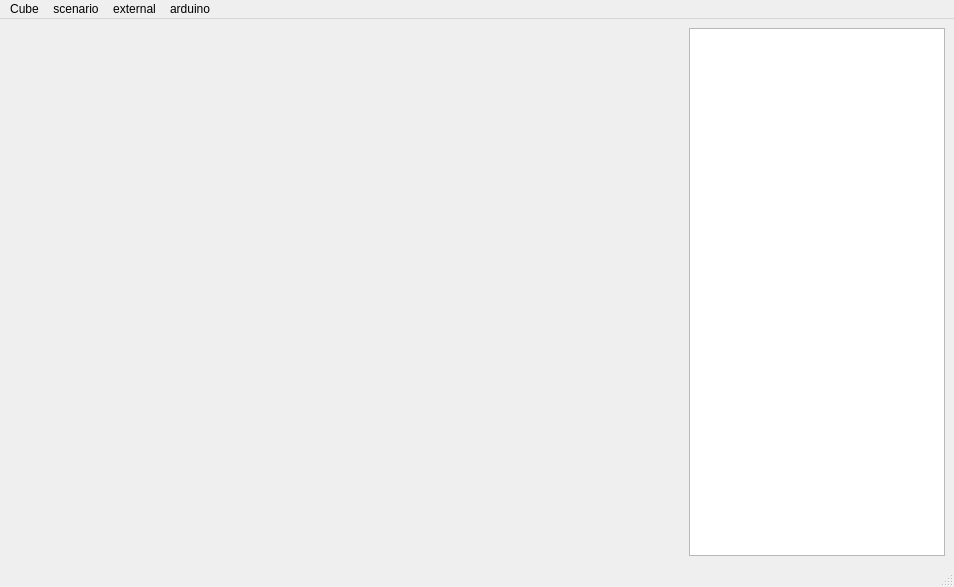
<?xml version="1.0" encoding="UTF-8"?>
<ui version="4.0">
 <class>ledCube</class>
 <widget class="QMainWindow" name="ledCube">
  <property name="geometry">
   <rect>
    <x>0</x>
    <y>0</y>
    <width>954</width>
    <height>587</height>
   </rect>
  </property>
  <property name="windowTitle">
   <string>MainWindow</string>
  </property>
  <widget class="QWidget" name="centralwidget">
   <layout class="QHBoxLayout" name="horizontalLayout">
    <item>
     <widget class="LedsSimulator" name="wdgLedCube" native="true">
      <property name="sizePolicy">
       <sizepolicy hsizetype="MinimumExpanding" vsizetype="MinimumExpanding">
        <horstretch>1</horstretch>
        <verstretch>0</verstretch>
       </sizepolicy>
      </property>
     </widget>
    </item>
    <item>
     <widget class="QTextEdit" name="arduinoOutput"/>
    </item>
   </layout>
  </widget>
  <widget class="QMenuBar" name="menubar">
   <property name="geometry">
    <rect>
     <x>0</x>
     <y>0</y>
     <width>954</width>
     <height>18</height>
    </rect>
   </property>
   <widget class="QMenu" name="menuCube">
    <property name="title">
     <string>Cube</string>
    </property>
    <addaction name="actionConfigure"/>
   </widget>
   <widget class="QMenu" name="menuScenario">
    <property name="title">
     <string>scenario</string>
    </property>
    <widget class="QMenu" name="menuNew">
     <property name="title">
      <string>new</string>
     </property>
     <widget class="QMenu" name="menuPredefined">
      <property name="title">
       <string>predefined</string>
      </property>
      <addaction name="actionMoving_plane"/>
      <addaction name="actionWaves"/>
      <addaction name="actionSquare_random_suspended"/>
      <addaction name="actionRandom"/>
     </widget>
     <addaction name="menuPredefined"/>
     <addaction name="actionCustom"/>
    </widget>
    <addaction name="menuNew"/>
    <addaction name="actionOpen"/>
   </widget>
   <widget class="QMenu" name="menuExternal">
    <property name="title">
     <string>external</string>
    </property>
    <addaction name="actionArduino"/>
    <addaction name="actionSystem"/>
   </widget>
   <widget class="QMenu" name="menuArduino">
    <property name="title">
     <string>arduino</string>
    </property>
    <addaction name="actionDisconnect"/>
    <addaction name="actionShow_log"/>
   </widget>
   <addaction name="menuCube"/>
   <addaction name="menuScenario"/>
   <addaction name="menuExternal"/>
   <addaction name="menuArduino"/>
  </widget>
  <widget class="QStatusBar" name="statusbar"/>
  <action name="actionConfigure">
   <property name="text">
    <string>configure</string>
   </property>
  </action>
  <action name="actionOpen">
   <property name="text">
    <string>open</string>
   </property>
  </action>
  <action name="actionArduino">
   <property name="text">
    <string>Arduino</string>
   </property>
  </action>
  <action name="actionSystem">
   <property name="text">
    <string>system</string>
   </property>
  </action>
  <action name="actionCustom">
   <property name="text">
    <string>custom</string>
   </property>
  </action>
  <action name="actionMoving_plane">
   <property name="text">
    <string>moving plane</string>
   </property>
  </action>
  <action name="actionWaves">
   <property name="text">
    <string>waves</string>
   </property>
  </action>
  <action name="actionSquare_random_suspended">
   <property name="text">
    <string>square + random suspended</string>
   </property>
  </action>
  <action name="actionRandom">
   <property name="text">
    <string>random</string>
   </property>
  </action>
  <action name="actionDisconnect">
   <property name="text">
    <string>disconnect</string>
   </property>
  </action>
  <action name="actionShow_log">
   <property name="checkable">
    <bool>true</bool>
   </property>
   <property name="text">
    <string>show log</string>
   </property>
  </action>
 </widget>
 <customwidgets>
  <customwidget>
   <class>LedsSimulator</class>
   <extends>QWidget</extends>
   <header>LedsSimulator.h</header>
   <container>1</container>
  </customwidget>
 </customwidgets>
 <resources/>
 <connections/>
</ui>
